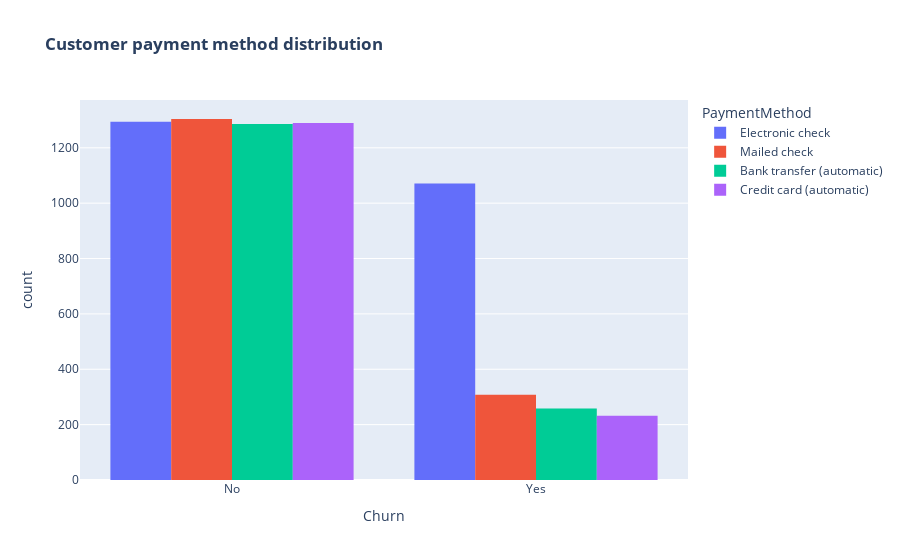

Notebook cell for this chart:
### Code cell
fig = px.histogram(df, x="Churn", color="PaymentMethod", barmode="group", title="<b>Customer payment method distribution<b>")
fig.show()

### Figure 1 — Plotly figure (JSON) as saved in the notebook; plotly's stock layout.template omitted (floating-point values rounded to 4 significant figures; data arrays with more than 128 entries replaced by an {"elided": "..."} marker saying what was removed)
{"data": [{"alignmentgroup": "True", "bingroup": "x", "hovertemplate": "PaymentMethod=Electronic check<br>Churn=%{x}<br>count=%{y}<extra></extra>", "legendgroup": "Electronic check", "marker": {"color": "#636efa", "pattern": {"shape": ""}}, "name": "Electronic check", "offsetgroup": "Electronic check", "orientation": "v", "showlegend": true, "x": {"elided": "2365 str values"}, "xaxis": "x", "yaxis": "y", "type": "histogram"}, {"alignmentgroup": "True", "bingroup": "x", "hovertemplate": "PaymentMethod=Mailed check<br>Churn=%{x}<br>count=%{y}<extra></extra>", "legendgroup": "Mailed check", "marker": {"color": "#EF553B", "pattern": {"shape": ""}}, "name": "Mailed check", "offsetgroup": "Mailed check", "orientation": "v", "showlegend": true, "x": {"elided": "1612 str values"}, "xaxis": "x", "yaxis": "y", "type": "histogram"}, {"alignmentgroup": "True", "bingroup": "x", "hovertemplate": "PaymentMethod=Bank transfer (automatic)<br>Churn=%{x}<br>count=%{y}<extra></extra>", "legendgroup": "Bank transfer (automatic)", "marker": {"color": "#00cc96", "pattern": {"shape": ""}}, "name": "Bank transfer (automatic)", "offsetgroup": "Bank transfer (automatic)", "orientation": "v", "showlegend": true, "x": {"elided": "1544 str values"}, "xaxis": "x", "yaxis": "y", "type": "histogram"}, {"alignmentgroup": "True", "bingroup": "x", "hovertemplate": "PaymentMethod=Credit card (automatic)<br>Churn=%{x}<br>count=%{y}<extra></extra>", "legendgroup": "Credit card (automatic)", "marker": {"color": "#ab63fa", "pattern": {"shape": ""}}, "name": "Credit card (automatic)", "offsetgroup": "Credit card (automatic)", "orientation": "v", "showlegend": true, "x": {"elided": "1522 str values"}, "xaxis": "x", "yaxis": "y", "type": "histogram"}], "layout": {"xaxis": {"anchor": "y", "domain": [0, 1], "title": {"text": "Churn"}}, "yaxis": {"anchor": "x", "domain": [0, 1], "title": {"text": "count"}}, "legend": {"title": {"text": "PaymentMethod"}, "tracegroupgap": 0}, "title": {"text": "<b>Customer payment method distribution<b>"}, "barmode": "group"}}
